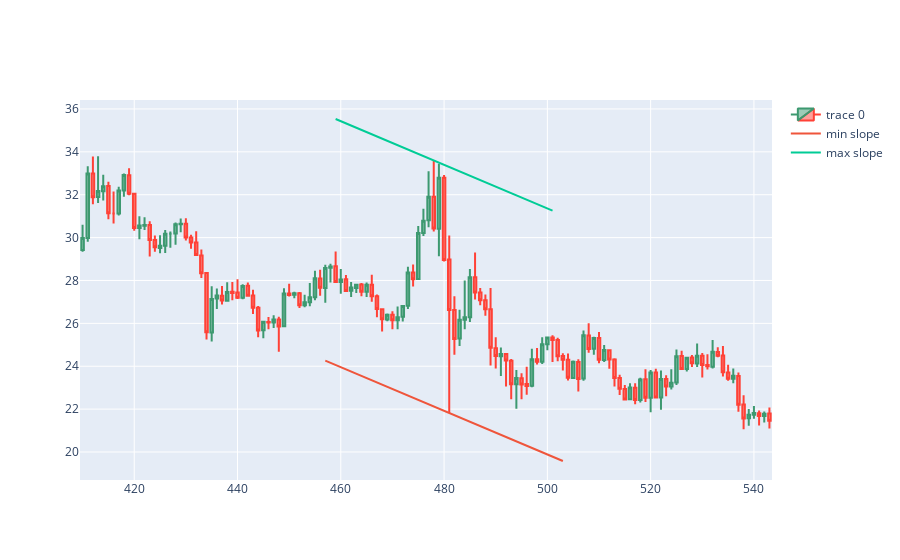

This figure's notebook cell:
### Markdown cell above
# backcandles time window more dynamic

### Code cell
import numpy as np
from matplotlib import pyplot
backcandles= 40 # 6*8
brange = 10 # backcandles//4 #should be less than backcandles
wind = 6

candleid = 500

optbackcandles= backcandles
sldiff = 997

for r1 in range(backcandles-brange, backcandles+brange):
    maxim = np.array([])
    minim = np.array([])
    xxmin = np.array([])
    xxmax = np.array([])
    for i in range(candleid-r1, candleid+1, wind):
        minim = np.append(minim, df.Low.iloc[i:i+wind].min())
        xxmin = np.append(xxmin, df.Low.iloc[i:i+wind].idxmin())
    for i in range(candleid-r1, candleid+1, wind):
        maxim = np.append(maxim, df.High.loc[i:i+wind].max())
        xxmax = np.append(xxmax, df.High.iloc[i:i+wind].idxmax())
    slmin, intercmin = np.polyfit(xxmin, minim,1)
    slmax, intercmax = np.polyfit(xxmax, maxim,1)
    
    if(abs(slmin-slmax)<sldiff):
        sldiff = abs(slmin-slmax)
        optbackcandles=r1
        slminopt = slmin
        slmaxopt = slmax
        intercminopt = intercmin
        intercmaxopt = intercmax
        maximopt = maxim.copy()
        minimopt = minim.copy()
        xxminopt = xxmin.copy()
        xxmaxopt = xxmax.copy()

        print(optbackcandles)
dfpl = df[candleid-wind-optbackcandles-backcandles:candleid+optbackcandles]  
fig = go.Figure(data=[go.Candlestick(x=dfpl.index,
                open=dfpl['Open'],
                high=dfpl['High'],
                low=dfpl['Low'],
                close=dfpl['Close'])])

adjintercmax = (df.High.iloc[xxmaxopt] - slmaxopt*xxmaxopt).max()
adjintercmin = (df.Low.iloc[xxminopt] - slminopt*xxminopt).min()
fig.add_trace(go.Scatter(x=xxminopt, y=slminopt*xxminopt + adjintercmin, mode='lines', name='min slope'))
fig.add_trace(go.Scatter(x=xxmaxopt, y=slmaxopt*xxmaxopt + adjintercmax, mode='lines', name='max slope'))
fig.layout.xaxis.rangeslider.visible=False

fig.show()

### Figure 1 — Plotly figure (JSON) as saved in the notebook; plotly's stock layout.template omitted (floating-point values rounded to 4 significant figures; data arrays with more than 128 entries replaced by an {"elided": "..."} marker saying what was removed)
{"data": [{"close": {"elided": "134 float values"}, "high": {"elided": "134 float values"}, "low": {"elided": "134 float values"}, "open": {"elided": "134 float values"}, "type": "candlestick", "x": {"elided": "134 int values"}}, {"mode": "lines", "name": "min slope", "type": "scatter", "x": [457, 467, 468, 474, 481, 491, 494, 503], "y": [24.26, 23.25, 23.14, 22.53, 21.82, 20.8, 20.5, 19.58]}, {"mode": "lines", "name": "max slope", "type": "scatter", "x": [459, 466, 473, 478, 480, 486, 497, 501], "y": [35.53, 34.82, 34.11, 33.6, 33.4, 32.79, 31.67, 31.26]}], "layout": {"xaxis": {"rangeslider": {"visible": false}}}}
